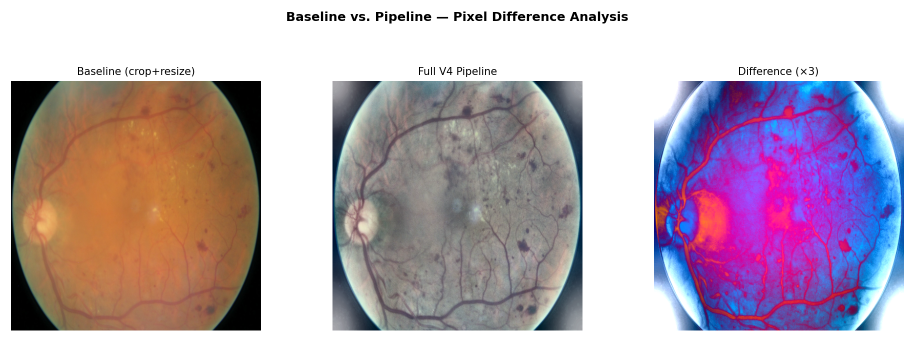
#> input picture defense/result-figures/images/baseline_vs_pipeline.png, 1829 x 684 px (shown at 1/2 size); its folder holds only this picture in this run
$ python visualize_od_fovea.py --input ../defense/result-figures/images/baseline_vs_pipeline.png --output out
#> lines starting #> are read from the running program, lines starting #| are printed output that depends on the picture; after the words box and inside, x2 and y2 are one past the last pixel; in counts of white or black regions, pixels touching at a corner belong together
### src/preprocessing/od_fovea_detect.py
"""
Anatomical landmark detection for fundus images.

Detects Optic Disc (OD) and fovea centers using classical computer vision
(no learned models).  Used by Stage 0b for deterministic rotation normalization
and by Stage 5 for uncertainty-aware adaptive rotation augmentation.

All functions expect RGB uint8 NumPy arrays as input.
"""

from __future__ import annotations

import math
from dataclasses import dataclass

import cv2
import numpy as np


@dataclass
class ODFoveaResult:
    """
    Result of OD and fovea detection on a single fundus image.

    Attributes:
        od_center: (x, y) pixel coordinates of optic disc center.
        od_radius: Estimated radius of optic disc in pixels.
        fovea_center: (x, y) pixel coordinates of fovea center.
        fovea_radius: Estimated radius of fovea in pixels.
        distance: Euclidean distance between OD and fovea centers in pixels.
        angle_rad: Angle of OD→fovea vector in radians (from arctan2).
        angle_deg: Same angle in degrees.
        rotation_sigma_deg: Per-image adaptive rotation σ in degrees,
            derived from localization uncertainty.
        confident: True if detection passed all sanity checks.
            When False, caller should skip rotation normalization
            and use default rotation_sigma.
    """

    od_center: tuple[int, int]
    od_radius: float
    fovea_center: tuple[int, int]
    fovea_radius: float
    distance: float
    angle_rad: float
    angle_deg: float
    rotation_sigma_deg: float
    confident: bool


def _detect_od_center(
    green: np.ndarray,
    blur_sigma: float = 15.0,
    percentile: float = 97.0,
) -> tuple[tuple[int, int], float]:
    """
    Detect optic disc center as the centroid of the brightest region.

    Uses heavy Gaussian blur to suppress specular reflections and vessel
    highlights, then thresholds at the given percentile to isolate the
    OD region.

    Args:
        green: Single-channel (green) uint8 array.
        blur_sigma: Gaussian σ for blur (suppresses noise/vessels).
        percentile: Intensity percentile for OD mask threshold.

    Returns:
        ((cx, cy), radius) — center coordinates and equivalent radius.
    """
    blurred = cv2.GaussianBlur(green, (0, 0), blur_sigma)
    threshold = np.percentile(blurred, percentile)
    od_mask = (blurred >= threshold).astype(np.uint8)

    # Morphological cleanup
    kernel = cv2.getStructuringElement(cv2.MORPH_ELLIPSE, (5, 5))
    od_mask = cv2.morphologyEx(od_mask, cv2.MORPH_CLOSE, kernel)
    od_mask = cv2.morphologyEx(od_mask, cv2.MORPH_OPEN, kernel)

    # Centroid via moments
    M = cv2.moments(od_mask)
    if M["m00"] == 0:
        # Fallback: just use argmax location
        _, _, _, max_loc = cv2.minMaxLoc(blurred)
        return max_loc, 30.0  # default radius estimate

    cx = int(M["m10"] / M["m00"])
    cy = int(M["m01"] / M["m00"])

    # Equivalent radius from mask area
    area = M["m00"]
    radius = math.sqrt(area / math.pi)

    return (cx, cy), radius


def _detect_fovea_center(
    green: np.ndarray,
    od_center: tuple[int, int],
    od_radius: float,
    blur_sigma: float = 25.0,
    inner_factor: float = 1.5,
    outer_factor: float = 3.5,
) -> tuple[tuple[int, int], float]:
    """
    Detect fovea center as the darkest region on the opposite side of OD.

    Search is constrained to an annular region around the OD center at
    a distance of inner_factor to outer_factor OD diameters.  Heavy blur
    suppresses dark vessels that could otherwise be mistaken for the fovea.

    Args:
        green: Single-channel (green) uint8 array.
        od_center: (x, y) of detected OD center.
        od_radius: Detected OD radius in pixels.
        blur_sigma: Gaussian σ for vessel suppression.
        inner_factor: Inner annulus boundary as multiple of OD diameter.
        outer_factor: Outer annulus boundary as multiple of OD diameter.

    Returns:
        ((cx, cy), radius) — fovea center coordinates and estimated radius.
    """
    h, w = green.shape
    od_diameter = od_radius * 2.0
    inner_r = inner_factor * od_diameter
    outer_r = outer_factor * od_diameter

    # Create annular search mask
    Y, X = np.ogrid[:h, :w]
    dist_from_od = np.sqrt((X - od_center[0]) ** 2 + (Y - od_center[1]) ** 2)
    annular_mask = ((dist_from_od >= inner_r) & (dist_from_od <= outer_r)).astype(np.uint8)

    # Exclude pixels outside the fundus FOV (black border)
    # Pixels with green channel < 15 are likely background
    fov_mask = (green > 15).astype(np.uint8)
    search_mask = annular_mask & fov_mask

    if search_mask.sum() == 0:
        # Fallback: use image center as fovea estimate
        return (w // 2, h // 2), max(od_radius * 0.5, 10.0)

    # Heavy blur to suppress vessels (dark and thin → blur eliminates them)
    heavily_blurred = cv2.GaussianBlur(green, (0, 0), blur_sigma)

    # Find darkest point in search region
    # Set non-search pixels to 255 so they are never the minimum
    search_image = heavily_blurred.copy()
    search_image[search_mask == 0] = 255

    _, _, min_loc, _ = cv2.minMaxLoc(search_image)
    fovea_center = min_loc  # (x, y) from minMaxLoc

    # Fovea radius is approximately 0.5× OD radius (anatomical prior)
    fovea_radius = max(od_radius * 0.5, 10.0)

    return fovea_center, fovea_radius


# Sanity-check constants
_MIN_DISTANCE_FACTOR = 1.0    # OD–fovea distance must be >= 1.0× OD diameter
_MAX_DISTANCE_FACTOR = 5.0    # OD–fovea distance must be <= 5.0× OD diameter
_MAX_ROTATION_SIGMA = 15.0    # Hard cap on adaptive σ (degrees)
_MIN_OD_RADIUS = 10.0         # Minimum credible OD radius (pixels)
_MAX_OD_RADIUS_FRACTION = 0.15  # OD radius must be < 15% of image width


def detect_od_fovea(image_rgb: np.ndarray) -> ODFoveaResult:
    """
    Detect optic disc and fovea centers in a fundus image.

    Uses classical CV: brightest region for OD, darkest region (with
    anatomical distance prior) for fovea.  Returns detection result
    including per-image rotation angle and adaptive augmentation σ.

    Detection confidence is set to False if any sanity check fails:
    - OD radius too small or too large
    - OD–fovea distance outside anatomical range
    - OD or fovea center outside image bounds

    When confidence is False, the caller should:
    - Skip deterministic rotation normalization (Stage 0b)
    - Use default rotation_sigma instead of adaptive σ (Stage 5)

    Args:
        image_rgb: RGB uint8 NumPy array of shape (H, W, 3).

    Returns:
        ODFoveaResult with all detection outputs and confidence flag.
    """
    h, w = image_rgb.shape[:2]
    green = image_rgb[:, :, 1]  # Green channel — best contrast

    # Step 1: Detect OD
    od_center, od_radius = _detect_od_center(green)

    # Step 2: Detect fovea
    fovea_center, fovea_radius = _detect_fovea_center(
        green, od_center, od_radius
    )

    # Step 3: Compute geometry
    dx = fovea_center[0] - od_center[0]
    dy = fovea_center[1] - od_center[1]
    distance = math.sqrt(dx * dx + dy * dy)
    angle_rad = math.atan2(dy, dx)
    angle_deg = math.degrees(angle_rad)

    # Step 4: Compute adaptive rotation σ
    #   σ_pos = sqrt(r_od² + r_fovea²)    (independent localization errors)
    #   σ_θ   = arctan(σ_pos / d)          (angular uncertainty)
    sigma_pos = math.sqrt(od_radius ** 2 + fovea_radius ** 2)
    if distance > 0:
        rotation_sigma_deg = math.degrees(math.atan(sigma_pos / distance))
    else:
        rotation_sigma_deg = _MAX_ROTATION_SIGMA

    # Cap σ at maximum
    rotation_sigma_deg = min(rotation_sigma_deg, _MAX_ROTATION_SIGMA)

    # Step 5: Sanity checks
    confident = True
    od_diameter = od_radius * 2.0

    # Check OD radius bounds
    if od_radius < _MIN_OD_RADIUS:
        confident = False
    if od_radius > _MAX_OD_RADIUS_FRACTION * w:
        confident = False

    # Check distance bounds (anatomical: fovea is 2–4 OD diameters from OD)
    if od_diameter > 0:
        distance_ratio = distance / od_diameter
        if distance_ratio < _MIN_DISTANCE_FACTOR:
            confident = False
        if distance_ratio > _MAX_DISTANCE_FACTOR:
            confident = False
    else:
        confident = False

    # Check centers are within image
    margin = 10
    if not (margin <= od_center[0] < w - margin and margin <= od_center[1] < h - margin):
        confident = False
    if not (margin <= fovea_center[0] < w - margin and margin <= fovea_center[1] < h - margin):
        confident = False

    return ODFoveaResult(
        od_center=od_center,
        od_radius=od_radius,
        fovea_center=fovea_center,
        fovea_radius=fovea_radius,
        distance=distance,
        angle_rad=angle_rad,
        angle_deg=angle_deg,
        rotation_sigma_deg=rotation_sigma_deg,
        confident=confident,
    )


# [31 lines left out: function rotate_to_horizontal, not called in this run]

### scripts/visualize_od_fovea.py
"""
Visualize OD/fovea detection on sample fundus images.

Usage:
    python scripts/visualize_od_fovea.py --input /path/to/image.jpeg --output viz_output.png
    python scripts/visualize_od_fovea.py --input /mnt/d/datasets/EyePACS/train/ --output viz_dir/ --n 20
"""

import argparse
import pathlib
import random
import sys

import cv2
import numpy as np

# Allow imports from project root
sys.path.insert(0, str(pathlib.Path(__file__).resolve().parent.parent))

from src.preprocessing.od_fovea_detect import detect_od_fovea, rotate_to_horizontal


def visualize_single(image_path: pathlib.Path, output_path: pathlib.Path) -> None:
    """Draw detection result on a single image and save."""
    bgr = cv2.imread(str(image_path))
    if bgr is None:
        print(f"Cannot read: {image_path}")
        return
    rgb = cv2.cvtColor(bgr, cv2.COLOR_BGR2RGB)
    result = detect_od_fovea(rgb)

    # Draw on BGR copy for cv2.imwrite
    viz = bgr.copy()

    # OD: green circle + center dot
    cv2.circle(viz, result.od_center, int(result.od_radius), (0, 255, 0), 2)
    cv2.circle(viz, result.od_center, 3, (0, 255, 0), -1)

    # Fovea: red circle + center dot
    cv2.circle(viz, result.fovea_center, int(result.fovea_radius), (0, 0, 255), 2)
    cv2.circle(viz, result.fovea_center, 3, (0, 0, 255), -1)

    # OD→fovea line (blue)
    cv2.line(viz, result.od_center, result.fovea_center, (255, 0, 0), 2)

    # Text info
    info = (
        f"angle={result.angle_deg:.1f} "
        f"sigma={result.rotation_sigma_deg:.1f} "
        f"conf={'Y' if result.confident else 'N'}"
    )
    cv2.putText(viz, info, (10, 30), cv2.FONT_HERSHEY_SIMPLEX, 0.7, (255, 255, 255), 2)

    # Side-by-side: original with annotations + rotated
    if result.confident:
        rotated_rgb = rotate_to_horizontal(rgb, result.angle_deg)
        rotated_bgr = cv2.cvtColor(rotated_rgb, cv2.COLOR_RGB2BGR)
    else:
        rotated_bgr = bgr.copy()
        cv2.putText(
            rotated_bgr, "SKIP (low confidence)", (10, 30),
            cv2.FONT_HERSHEY_SIMPLEX, 0.7, (0, 0, 255), 2,
        )

    # Resize both to same height for concatenation
    target_h = 512
    scale = target_h / viz.shape[0]
    viz_resized = cv2.resize(viz, None, fx=scale, fy=scale)
    rot_resized = cv2.resize(rotated_bgr, None, fx=scale, fy=scale)
    combined = np.hstack([viz_resized, rot_resized])

    cv2.imwrite(str(output_path), combined)
    print(
        f"Saved: {output_path}  "
        f"(confident={result.confident}, "
        f"angle={result.angle_deg:.1f}deg, "
        f"sigma={result.rotation_sigma_deg:.1f}deg)"
    )


def main() -> None:
    parser = argparse.ArgumentParser(description="Visualize OD/fovea detection")
    parser.add_argument("--input", required=True, help="Image file or directory")
    parser.add_argument("--output", required=True, help="Output file or directory")
    parser.add_argument(
        "--n", type=int, default=20,
        help="Number of images to sample (if input is directory)",
    )
    args = parser.parse_args()

    inp = pathlib.Path(args.input)
    out = pathlib.Path(args.output)

    if inp.is_file():
        visualize_single(inp, out)
#> in visualize_single, bgr is the input picture: shape (684, 1829, 3); mean B, G, R 177.5, 165, 182.5
#> in _detect_od_center, `blurred = cv2.GaussianBlur(green, (0, 0), blur_sigma)`:
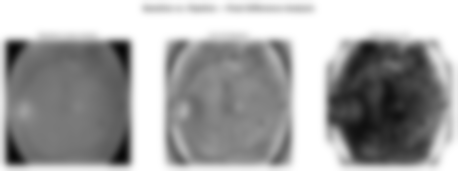
#> blurred: shape (684, 1829) (shown at 1/4 size); min 8, max 255, mean 164.9
#> in _detect_od_center, `threshold = np.percentile(blurred, percentile)`: threshold = 255
#> in _detect_od_center, `od_mask = cv2.morphologyEx(od_mask, cv2.MORPH_CLOSE, kernel)`:
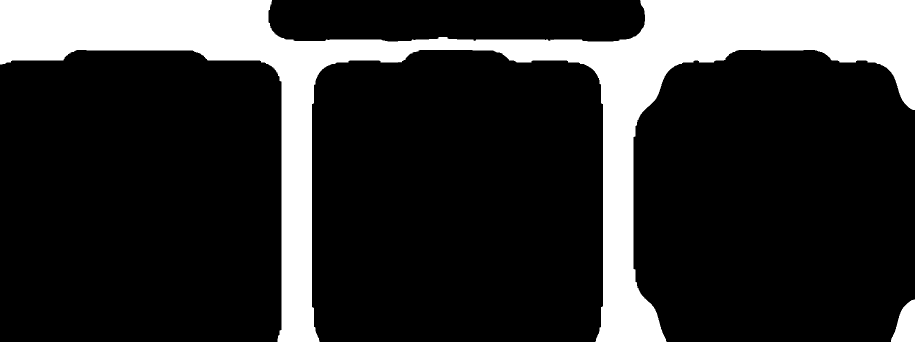
#> od_mask: shape (684, 1829) (shown at 1/2 size); values 0 (black) and 1 (white), 19.2% white; 2 white regions, box (x1, y1, x2, y2) and area: (0, 0, 1829, 684) 237535, (1782, 599, 1829, 684) 2675
#> in _detect_od_center, `M = cv2.moments(od_mask)`: M = moments, m00 240128, centre m10/m00, m01/m00 = (958.9, 186.5)
#> in _detect_od_center, `cx = int(M["m10"] / M["m00"])`: cx = 958
#> in _detect_od_center, `cy = int(M["m01"] / M["m00"])`: cy = 186
#> in _detect_od_center, `area = M["m00"]`: area = 240128
#> in _detect_od_center, `radius = math.sqrt(area / math.pi)`: radius = 276.5
#> in detect_od_fovea, `od_center, od_radius = _detect_od_center(green)`: od_center = (958, 186); od_radius = 276.5
#> in _detect_fovea_center, `od_diameter = od_radius * 2.0`: od_diameter = 552.9
#> in _detect_fovea_center, `inner_r = inner_factor * od_diameter`: inner_r = 829.4
#> in _detect_fovea_center, `outer_r = outer_factor * od_diameter`: outer_r = 1935.3
#> in _detect_fovea_center, `dist_from_od = np.sqrt((X - od_center[0]) ** 2 + (Y - od_center[1]) **..`:
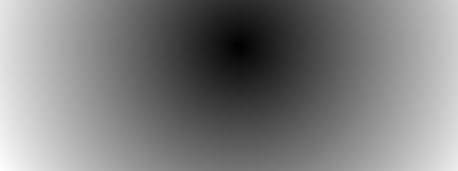
#> dist_from_od: shape (684, 1829) float64 (shown at 1/4 size); min 0, max 1079.2, mean 534.4; drawn with min black and max white
#> in _detect_fovea_center, `search_image[search_mask == 0] = 255`:
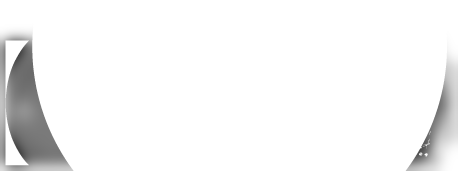
#> search_image: shape (684, 1829) (shown at 1/4 size); min 63, max 255, mean 244.8
#> in _detect_fovea_center, `_, _, min_loc, _ = cv2.minMaxLoc(search_image)`: min_loc = (74, 606)
#> in _detect_fovea_center, `fovea_radius = max(od_radius * 0.5, 10.0)`: fovea_radius = 138.2
#> in detect_od_fovea, `fovea_center, fovea_radius = _detect_fovea_center( green, od_center, o..`: fovea_center = (74, 606); fovea_radius = 138.2
#> in detect_od_fovea, `dx = fovea_center[0] - od_center[0]`: dx = -884
#> in detect_od_fovea, `dy = fovea_center[1] - od_center[1]`: dy = 420
#> in detect_od_fovea, `distance = math.sqrt(dx * dx + dy * dy)`: distance = 978.7
#> in detect_od_fovea, `angle_rad = math.atan2(dy, dx)`: angle_rad = 2.7
#> in detect_od_fovea, `angle_deg = math.degrees(angle_rad)`: angle_deg = 154.6
#> in detect_od_fovea, `sigma_pos = math.sqrt(od_radius ** 2 + fovea_radius ** 2)`: sigma_pos = 309.1
#> in detect_od_fovea, `rotation_sigma_deg = math.degrees(math.atan(sigma_pos / distance))`: rotation_sigma_deg = 17.53
#> in detect_od_fovea, `rotation_sigma_deg = min(rotation_sigma_deg, _MAX_ROTATION_SIGMA)`: rotation_sigma_deg = 15
#> in detect_od_fovea, `od_diameter = od_radius * 2.0`: od_diameter = 552.9
#> in detect_od_fovea, `distance_ratio = distance / od_diameter`: distance_ratio = 1.77
#> in visualize_single, `cv2.line(viz, result.od_center, result.fovea_center, (255, 0, 0), 2)`:
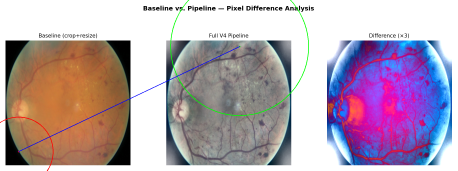
#> viz: shape (684, 1829, 3) (shown at 1/4 size); mean B, G, R 177.2, 164.8, 181.7
#> in visualize_single, `info = ( f"angle={result.angle_deg:.1f} " f"sigma={result.rotation_sig..`: info = 'angle=154.6 sigma=15.0 conf=N'
#> in visualize_single, `cv2.putText( rotated_bgr, "SKIP (low confidence)", (10, 30), cv2.FONT_..`:
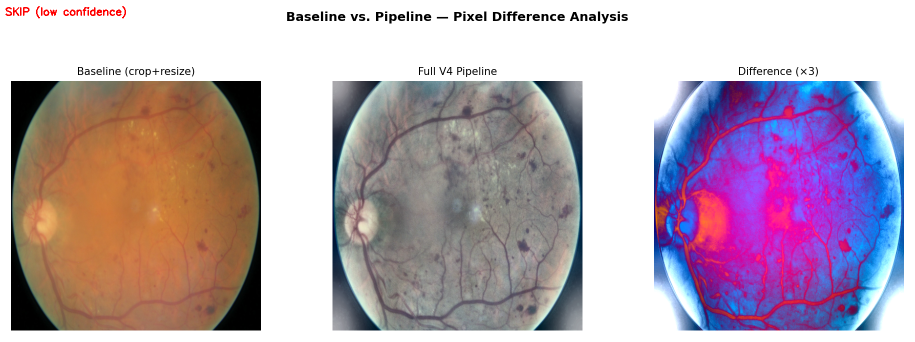
#> rotated_bgr: shape (684, 1829, 3) (shown at 1/2 size); 0.13% of pixels changed, all inside (x1, y1, x2, y2) = (11, 12, 252, 37)
#> in visualize_single, `combined = np.hstack([viz_resized, rot_resized])`:
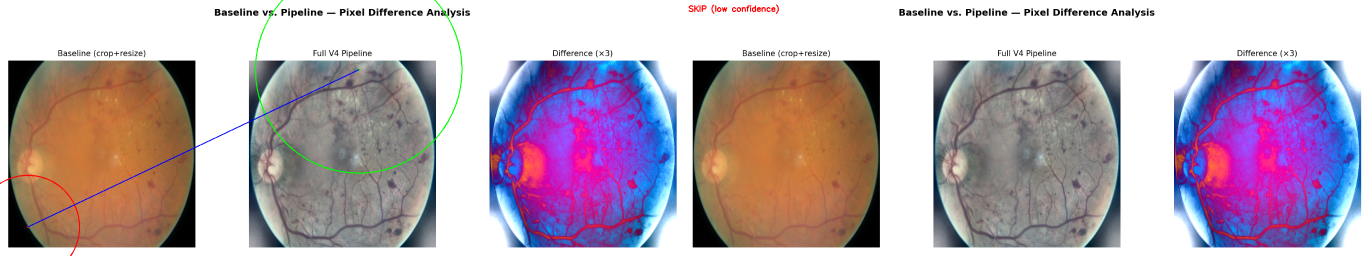
#> combined: shape (512, 2738, 3) (shown at 1/2 size); mean B, G, R 177.1, 164.6, 182
#| Saved: out  (confident=False, angle=154.6deg, sigma=15.0deg)
    elif inp.is_dir():
        out.mkdir(parents=True, exist_ok=True)
        images = (
            list(inp.glob("*.jpeg"))
            + list(inp.glob("*.jpg"))
            + list(inp.glob("*.png"))
        )
        sample = random.sample(images, min(args.n, len(images)))
        for img_path in sample:
            visualize_single(img_path, out / f"viz_{img_path.stem}.png")
    else:
        print(f"Input not found: {inp}")


if __name__ == "__main__":
    main()

$ run again, on defense/result-figures/images/method_clahe_comparison.png
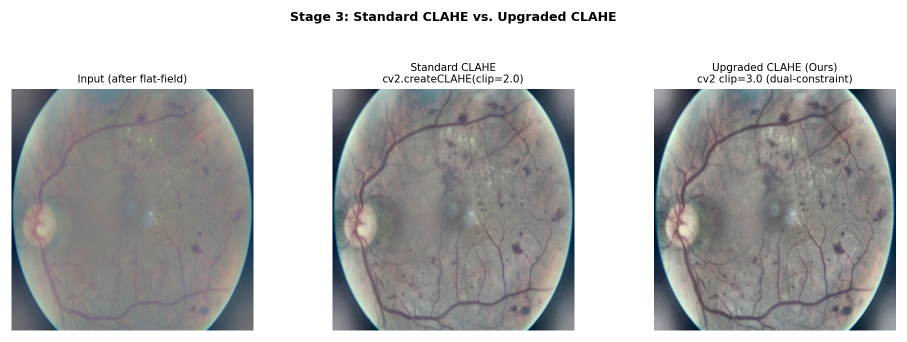
#> input picture defense/result-figures/images/method_clahe_comparison.png, 1813 x 684 px (shown at 1/2 size)
#> in visualize_single, bgr is the input picture: shape (684, 1813, 3); mean B, G, R 181.5, 181.6, 181.5
#> threshold = 255
#> in _detect_od_center, `od_mask = cv2.morphologyEx(od_mask, cv2.MORPH_CLOSE, kernel)`:
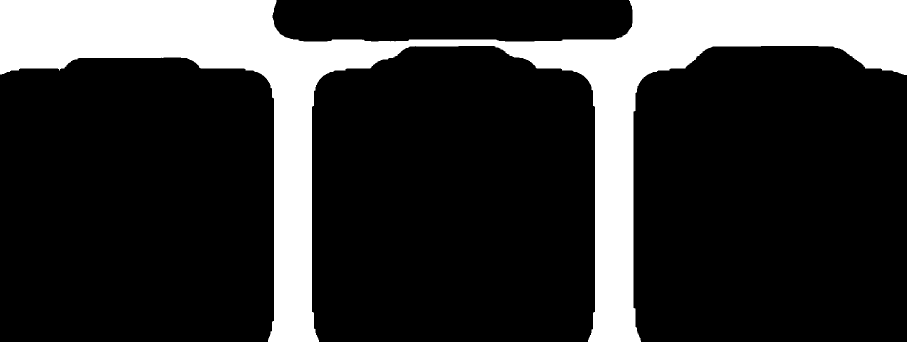
#> od_mask: shape (684, 1813) (shown at 1/2 size); values 0 (black) and 1 (white), 20.3% white; 1 white region, box (x1, y1, x2, y2) and area: (0, 0, 1813, 684) 251333
#> M = moments, m00 251261, centre m10/m00, m01/m00 = (886.4, 187.6)
#> cx = 886
#> cy = 187
#> area = 251261
#> radius = 282.8
#> od_center = (886, 187); od_radius = 282.8
#> in _detect_fovea_center, `od_diameter = od_radius * 2.0`: od_diameter = 565.6
#> inner_r = 848.4
#> outer_r = 1979.6
#> annular_mask: shape (684, 1813); values 0 (black) and 1 (white), 10.7% white; 2 white regions, box (x1, y1, x2, y2) and area: (1575, 0, 1813, 684) 80172, (0, 0, 198, 684) 52812
#> fov_mask: shape (684, 1813); values 0 (black) and 1 (white), 99.4% white; 333 black regions (242 under 20 px), largest, box (x1, y1, x2, y2) and area: (902, 24, 917, 42) 165, (1198, 24, 1213, 42) 150, (880, 24, 898, 42) 144
#> min_loc = (59, 610)
#> in _detect_fovea_center, `fovea_radius = max(od_radius * 0.5, 10.0)`: fovea_radius = 141.4
#> in detect_od_fovea, `fovea_center, fovea_radius = _detect_fovea_center( green, od_center, o..`: fovea_center = (59, 610); fovea_radius = 141.4
#> dx = -827
#> dy = 423
#> distance = 928.9
#> angle_rad = 2.67
#> angle_deg = 152.9
#> sigma_pos = 316.2
#> in detect_od_fovea, `rotation_sigma_deg = math.degrees(math.atan(sigma_pos / distance))`: rotation_sigma_deg = 18.8
#> in detect_od_fovea, `rotation_sigma_deg = min(rotation_sigma_deg, _MAX_ROTATION_SIGMA)`: rotation_sigma_deg = 15
#> in detect_od_fovea, `od_diameter = od_radius * 2.0`: od_diameter = 565.6
#> distance_ratio = 1.64
#> info = 'angle=152.9 sigma=15.0 conf=N'
#> rotated_bgr: shape (684, 1813, 3); 0.13% of pixels changed, all inside (x1, y1, x2, y2) = (11, 12, 252, 37)
#> in visualize_single, `combined = np.hstack([viz_resized, rot_resized])`:
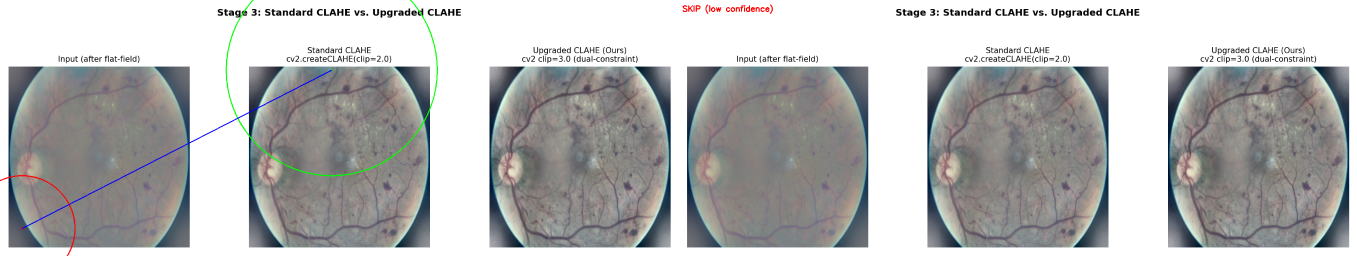
#> combined: shape (512, 2714, 3) (shown at 1/2 size); mean B, G, R 181, 181.1, 181
#| Saved: out  (confident=False, angle=152.9deg, sigma=15.0deg)
